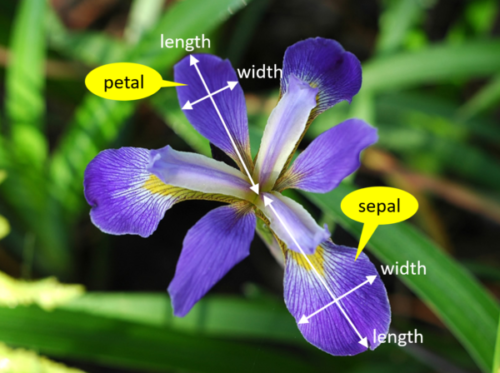
#> input picture IRIS DATASET _ ADVANCE VISUALIZATION _ EDA 2/iris flower.png, 500 x 373 px, given in place of the camera
$ python cv3_blue_color_mask.py
#> lines starting #> are read from the running program, lines starting #| are printed output that depends on the picture; after the words box and inside, x2 and y2 are one past the last pixel; in counts of white or black regions, pixels touching at a corner belong together
import cv2
import numpy as np

cap = cv2.VideoCapture(0)

while True:
    _, frame = cap.read()
#> frame is the input picture: shape (373, 500, 3); mean B, G, R 71.4, 99.4, 81.5

    hsv_frame = cv2.cvtColor(frame, cv2.COLOR_BGR2HSV)
#> hsv_frame: shape (373, 500, 3); mean H, S, V 61, 145.3, 121
    lower_blue = np.array([94, 80, 2])
    high_blue = np.array([126, 255, 255])

    blue_mask = cv2.inRange(hsv_frame, lower_blue, high_blue)
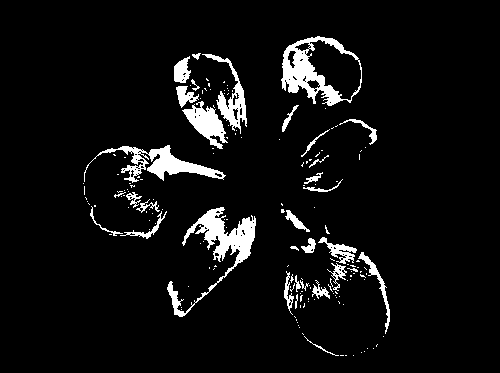
#> blue_mask: shape (373, 500); 6.1% white; 169 white regions (136 under 20 px), largest, box (x1, y1, x2, y2) and area: (167, 207, 256, 317) 2204, (281, 36, 362, 106) 1989, (84, 145, 226, 183) 1588
    blue = cv2.bitwise_and(frame, frame, mask=blue_mask)
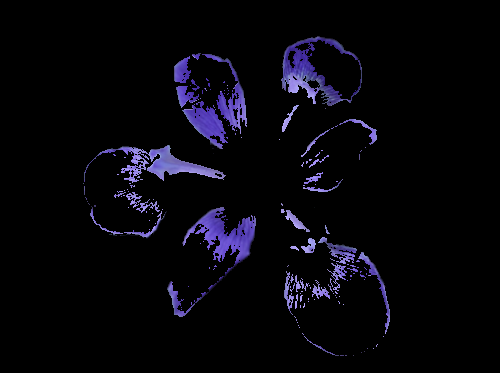
#> blue: shape (373, 500, 3); mean B, G, R 11.3, 5.6, 6.5


    cv2.imshow("blue", blue)

    key = cv2.waitKey(1)
#> (key Esc is pressed here)
    if key == 27:  # ESC key
        break
